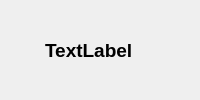
                         <widget class="QWidget" name="widget_110" native="true">
                          <layout class="QHBoxLayout" name="horizontalLayout_49">
                           <property name="spacing">
                            <number>0</number>
                           </property>
                           <property name="leftMargin">
                            <number>0</number>
                           </property>
                           <property name="topMargin">
                            <number>0</number>
                           </property>
                           <property name="rightMargin">
                            <number>0</number>
                           </property>
                           <property name="bottomMargin">
                            <number>0</number>
                           </property>
                           <item>
                            <widget class="QWidget" name="widget_117" native="true">
                             <layout class="QHBoxLayout" name="horizontalLayout_45">
                              <item>
                               <widget class="QLabel" name="shop7RingIcon">
                                <property name="minimumSize">
                                 <size>
                                  <width>30</width>
                                  <height>30</height>
                                 </size>
                                </property>
                                <property name="maximumSize">
                                 <size>
                                  <width>30</width>
                                  <height>30</height>
                                 </size>
                                </property>
                                <property name="text">
                                 <string/>
                                </property>
                                <property name="pixmap">
                                 <pixmap>images/ring.png</pixmap>
                                </property>
                                <property name="scaledContents">
                                 <bool>true</bool>
                                </property>
                               </widget>
                              </item>
                              <item>
                               <widget class="QLabel" name="shop7PriceLabel">
                                <property name="font">
                                 <font>
                                  <pointsize>14</pointsize>
                                  <bold>true</bold>
                                 </font>
                                </property>
                                <property name="text">
                                 <string>TextLabel</string>
                                </property>
                               </widget>
                              </item>
                             </layout>
                            </widget>
                           </item>
                          </layout>
                         </widget>
